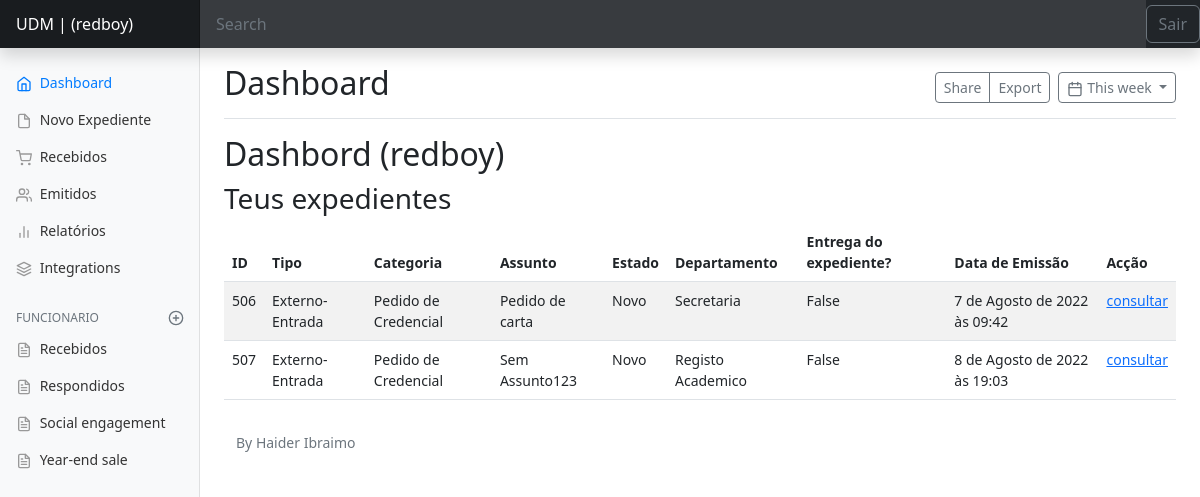
Before: /authors/dashbord/expedient/emitidos (signed in) with the older database file.
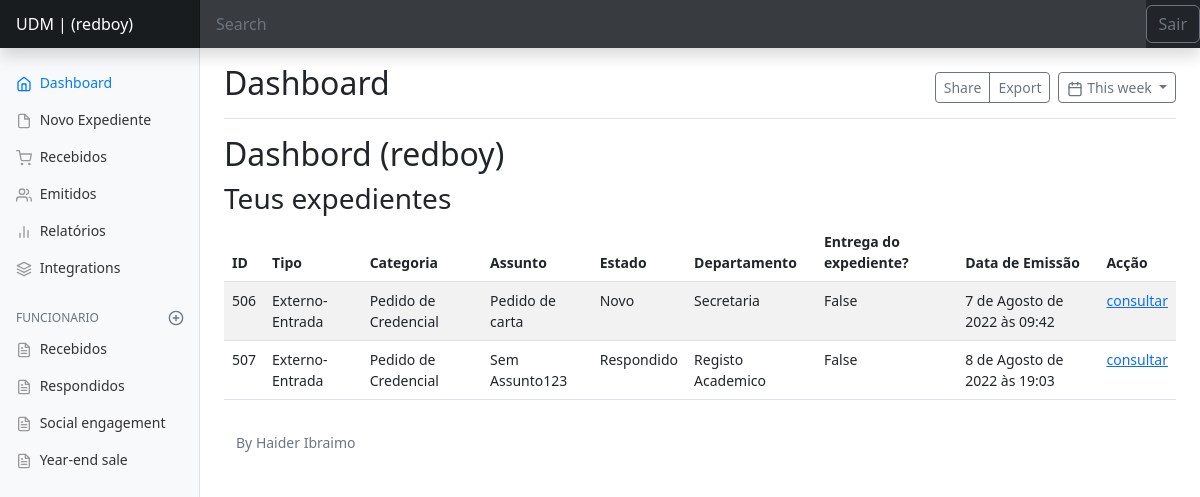
After: the same page with the newer database file.
### expedient/models.py (models this page shows, shortened)
class Expedient(models.Model):
    numero_Ex = models.IntegerField()
    tipo = models.CharField(max_length=50)
    departamento = models.CharField(max_length=100)
    categoria = models.CharField(max_length=100)
    assunto = models.CharField(max_length=150, null=False, )
    prioridade = models.CharField(max_length=20)
    confidencial = models.BooleanField(default=False)
    descricao = models.TextField(null=True, )
    estado = models.CharField(max_length=20)
    anexo = models.FileField(upload_to ='expedient/uploads/%Y/%m/%d/', null=True,)
    data_emissao = models.DateTimeField(auto_now_add=True)
    data_recepcao = models.DateTimeField(auto_now=True)
    recebido = models.BooleanField(default=False)
    slug = models.SlugField()
    departamento = models.ForeignKey(Departamento, on_delete=models.SET_NULL, null=True, default=None)
    usuario = models.ForeignKey(User, on_delete=models.SET_NULL, null=True)

class Departamento(models.Model):
    nome = models.CharField(max_length=65)
    def __str__(self):
        return self.nome

### authors/views.py (the view)
# urls.py: path('dashbord/expedient/emitidos', views.dashbord_expedient_emitidos, name='dashbord_expedient_emitidos'),
@login_required(login_url='authors:login', redirect_field_name='next')
def dashbord_expedient_emitidos(request):
    expedients = Expedient.objects.filter(recebido=False,
                                         usuario=request.user,
                                         )
    page_obj, pagination_range = make_pagination(request, expedients, PER_PAGES)
    return render(request,
                  'authors/pages/dashbord_emitidos.html',context={
        'expedients': page_obj,
        'pagination_range': pagination_range,
    }
                  )

### utils/expedient/pagination.py (called while the page is built)
def make_pagination(request, queryset, per_page, qty_pages=4):
    try:
        current_page = int(request.GET.get('page', 1))
    except ValueError:
        current_page = 1
    paginator = Paginator(queryset, per_page)
    page_obj = paginator.get_page(current_page)
    pagination_range = make_pagination_range(
        paginator.page_range,
        qty_pages,
        current_page
    )
    return page_obj, pagination_range

### authors/templates/authors/pages/dashbord_emitidos.html (shortened to what this page needs)
{% extends 'global/base.html' %}
{% block content %}
<h2>Dashbord  ({{ user }}) </h2>
  <H3>Teus expedientes</H3>
  <table class="table table-striped table-hover">
    <thead>
     <tr>
        <th>ID</th>
        <th>Tipo</th>
        <th>Categoria</th>
        <th>Assunto</th>
        <th>Estado</th>
        <th>Departamento</th>
        <th>Entrega do expediente?</th>
        <th>Data de Emissão</th>
        <th>Acção</th>
     </tr>
      </thead>
    {% for expedient in expedients %}
    <tr>
        <td> {{ expedient.id }} </td>
        <td>{{ expedient.tipo }}</td>
        <td>{{ expedient.categoria }}</td>
        <td>{{ expedient.assunto }}</td>
        <td>{{ expedient.estado }}</td>
        <td>{{ expedient.departamento }}</td>
        <td>{{ expedient.recebido }}</td>
        <td>{{ expedient.data_emissao }}</td>
        <td> <a href="{% url 'authors:dashbord_expedient_detail' expedient.id %}">consultar</a> </td>
     </tr>
    {% empty %}
      <li>
        <p>Não tens nenhum expediente emitido, crie um.</p>
      </li>
    {% endfor %}
</table>
{% endblock content %}

Changed rows visible on the page:
changed Expedient "Sem Assunto123": estado "Novo" → "Respondido"
